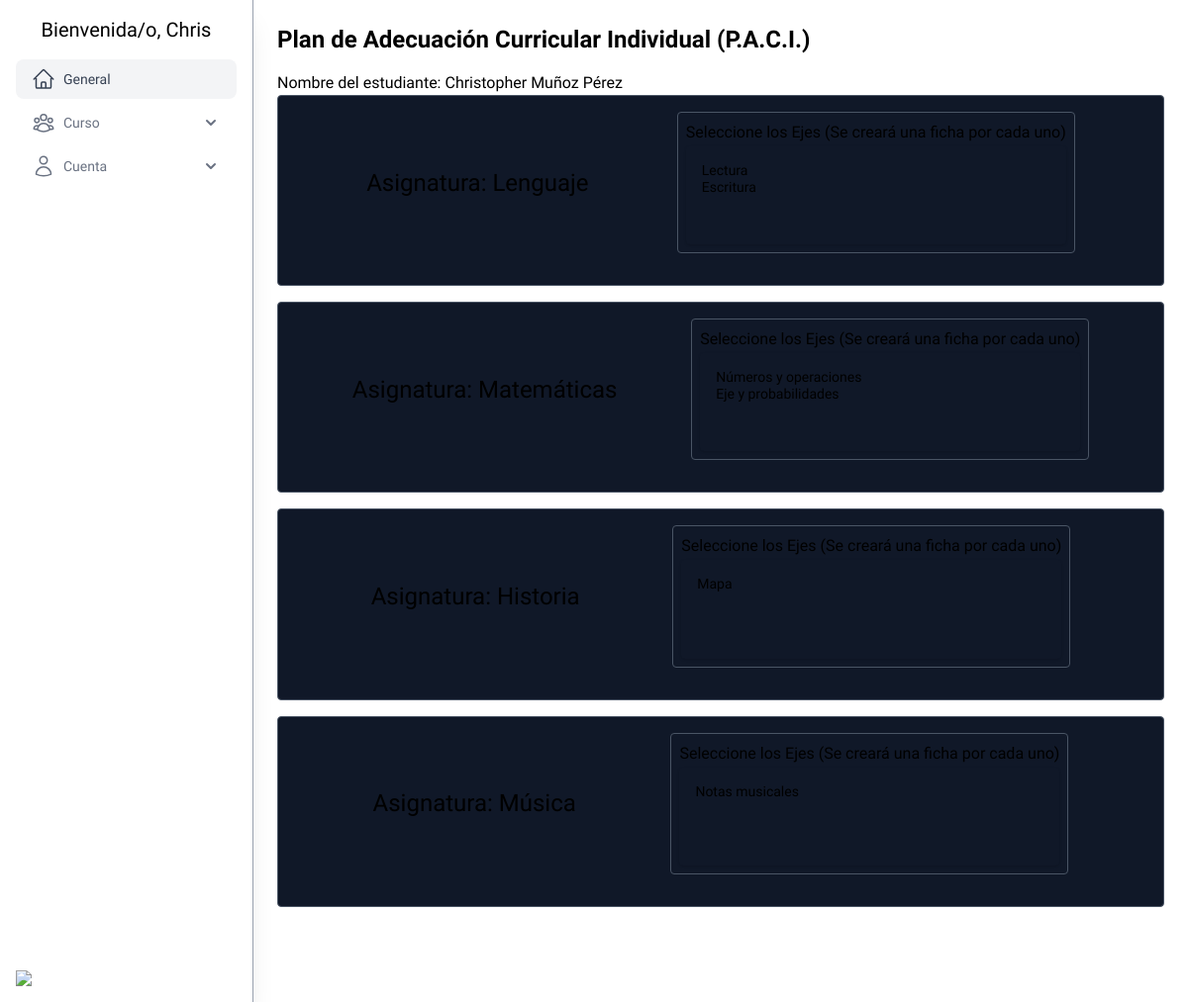
/paci/1 (signed in), run on the app's committed database.
### accounts/models.py (models this page shows, shortened)
class User(AbstractUser):
    class Roles(models.TextChoices):
        ADMIN = 'ADMIN', 'Administrador'
        DIRECTOR = 'DIRECTOR', 'Director'
        COORDINATOR = 'COORDINADOR', 'Coordinador'
        TEACHER = 'TEACHER', 'Docente'
        PROFESSIONAL = 'PROFESSIONAL', 'Profesional'
    role = models.CharField(max_length=20, choices=Roles.choices, default=Roles.TEACHER)
    profesion = models.CharField(max_length=150, blank=True)
    phone = models.IntegerField(blank=True, null=True)
    address = models.CharField(max_length=255, blank=True)
    birth_date = models.DateField(null=True, blank=True)
    nro_registro = models.CharField(max_length=20, null=True)

### core/models.py (models this page shows, shortened)
class DateTime(models.Model):
    created_at = models.DateTimeField(auto_now_add=True)
    updated_at = models.DateTimeField(auto_now=True)
    class Meta:
        abstract = True

class Estudiante(DateTime):
    first_name = models.CharField(max_length=150)
    last_name = models.CharField(max_length=150)
    rut = models.SmallIntegerField(unique=True)
    birth_date = models.DateField()
    bapDiag = models.CharField(max_length=40)
    address = models.CharField(max_length=40)
    commune = models.CharField(max_length=40)
    etnia = models.CharField(max_length=40, null=True, blank=True)
    parents = models.ManyToManyField(Apoderado, related_name="students", blank=True)
    curso = models.ForeignKey(
        Curso, on_delete=models.CASCADE, related_name="students", null=True, blank=True
    )
    nivel = models.CharField(max_length=10, choices=Nivel.choices, default=Nivel.BASIC)

class Asignatura(models.Model):
    nombre = models.CharField(max_length=100)

### paciApp/views.py (the view)
# urls.py: path('', index, name='index'),
@login_required
def index(request, id):
    estudiante = get_object_or_404(Estudiante, pk=id)
    asignaturas = Asignatura.objects.prefetch_related('ejes').all()
    asignaturas_data = []
    for asignatura in asignaturas:
        ejes_list = list(asignatura.ejes.all().values('id', 'nombre'))
        asignaturas_data.append({
            'id': asignatura.id,
            'nombre': asignatura.nombre,
            'ejes': ejes_list
        })
    context = {
        'estudiante': estudiante,
        'asignaturas_json': json.dumps(asignaturas_data),
        'asignaturas': asignaturas,
        'objetivos': Objetivos.objects.all(),
        'estrategias': Estrategias.objects.all()
    }
    return render(request, 'paci.html', context)

### core/a.py (called while the page is built)
def estudiantes_global(request):
    student = Estudiante.objects.all()
    users = User.objects.filter(role="TEACHER")
    return {
        'estudiantes': student,
        'users': users
    }

### paciApp/templates/paci.html (shortened to what this page needs)
{% extends 'base.html'%}
{% block content %}
<h1 class="text-2xl font-bold mb-4">Plan de Adecuación Curricular Individual (P.A.C.I.)</h1>
<p>Nombre del estudiante: {{ estudiante.first_name }} {{ estudiante.last_name }}</p>
<form action="{% url 'paciApp:create_paci' estudiante.id %}" method="post">
    {% for asignatura in asignaturas %}
<div class="border border-gray-600 rounded p-4 mb-4 bg-gray-900">
    <section class="flex justify-evenly gap-4">
        <div class="flex flex-col justify-center mb-4">
            <label class="text-2xl">Asignatura: {{asignatura.nombre}}</label>
        </div>
        <div class="flex flex-col p-2 mb-4 border border-gray-600 rounded">
            <label for="eje_{{asignatura.id}}">Seleccione los Ejes (Se creará una ficha por cada uno)</label>
            <select
                class="p-4 mt-0.5 w-full rounded border-gray-300 shadow-sm sm:text-sm dark:border-gray-600 dark:bg-gray-900 dark:text-white"
                name="ejes_seleccionados_{{asignatura.id}}" id="select_eje_{{asignatura.id}}" multiple>
                {% for eje in asignatura.ejes.all %}
                <option value="{{eje.id}}" data-nombre="{{eje.nombre}}">{{eje.nombre}}</option>
                {% endfor %}
            </select>
        </div>
    </section>
</div>
{% empty %}
<p>No hay asignaturas disponibles</p>
{% endfor %}
<section class="flex flex-col mt-4">
        <div class="flex items-center justify-between mb-4">
            <button type="submit" class="flex gap-4 rounded-lg px-4 py-2 text-sm font-medium text-white
        hover:bg-gray-800 hover:text-gray-600
        dark:text-white dark:bg-gray-600 dark:hover:bg-gray-700 dark:hover:text-white">
            </button>
        </div>
    </section>
</form>
{% endblock %}

### templates/base.html (shortened to what this page needs)
<!DOCTYPE html>
<html lang="en">
<head>
  <script src="https://cdn.jsdelivr.net/npm/@tailwindcss/browser@4"></script>
</head>
<body class="min-h-screen dark:bg-gray-800 dark:text-gray-100">
  <div class="flex min-h-screen">
    <aside class="flex flex-col w-64 dark:bg-gray-900 p-4 justify-between shadow-xl border-r border-gray-400 dark:border-gray-600">
      <ul class="space-y-1">
        <p class="text-xl text-center mb-4">Bienvenida/o, {{user.username}}</p>
        <li>
          <a href="{% url 'coreApp:index' %}"
            class="flex items-center gap-2 rounded-lg bg-gray-100 px-4 py-2 text-gray-700 dark:bg-gray-800 dark:hover:bg-teal-900 dark:text-gray-200">
            <span class="text-sm font-medium"> General </span>
          </a>
        </li>
        <li>
          <details class="group [&amp;_summary::-webkit-details-marker]:hidden">
            <summary
              class="group flex items-center justify-between rounded-lg px-4 py-2 text-gray-500 hover:bg-gray-100 hover:text-gray-700 dark:text-gray-400 dark:hover:bg-gray-800 dark:hover:text-gray-200">
              <div class="flex items-center gap-2">
                <span class="text-sm font-medium"> Curso </span>
              </div>
              <span class="shrink-0 transition duration-300 group-open:-rotate-180">
                <svg xmlns="http://www.w3.org/2000/svg" class="size-5" viewBox="0 0 20 20" fill="currentColor">
                  <path fill-rule="evenodd"
                    d="M5.293 7.293a1 1 0 011.414 0L10 10.586l3.293-3.293a1 1 0 111.414 1.414l-4 4a1 1 0 01-1.414 0l-4-4a1 1 0 010-1.414z"
                    clip-rule="evenodd"></path>
                </svg>
              </span>
            </summary>
          </details>
        </li>
        <li>
          <details class="group [&amp;_summary::-webkit-details-marker]:hidden">
            <summary
              class="group flex items-center justify-between rounded-lg px-4 py-2 text-gray-500 hover:bg-gray-100 hover:text-gray-700 dark:text-gray-400 dark:hover:bg-gray-800 dark:hover:text-gray-200">
              <div class="flex items-center gap-2">
                <span class="text-sm font-medium"> Cuenta </span>
              </div>
              <span class="shrink-0 transition duration-300 group-open:-rotate-180">
                <svg xmlns="http://www.w3.org/2000/svg" class="size-5" viewBox="0 0 20 20" fill="currentColor">
                  <path fill-rule="evenodd"
                    d="M5.293 7.293a1 1 0 011.414 0L10 10.586l3.293-3.293a1 1 0 111.414 1.414l-4 4a1 1 0 01-1.414 0l-4-4a1 1 0 010-1.414z"
                    clip-rule="evenodd"></path>
                </svg>
              </span>
            </summary>
          </details>
        </li>
      </ul>
      <img class="w-16" src="https://images.builderservices.io/s/cdn/v1.0/i/m?url=https%3A%2F%2Fstorage.googleapis.com%2Fproduction-hostgator-chile-v1-0-3%2F573%2F1237573%2FEeoJHNah%2Fd473ee41415e43fc99acf1131253fde3&methods=resize%2C60%2C5000"/>
    </aside>
    <main class="flex-1 flex flex-col p-6">
      {% block content %}{% endblock %}
    </main>
  </div>
</body>
</html>

### templates/base.html (style rules this page uses)
body { font-family: 'Red Hat Display', sans-serif; }

### data on the page
User: username "Chris"
Estudiante: first_name "Christopher", last_name "Muñoz Pérez"
Asignatura: nombre "Lenguaje", id "Lectura / Escritura"
Asignatura: nombre "Matemáticas", id "Números y operaciones / Eje y probabilidades"
Asignatura: nombre "Historia", id "Mapa"
Asignatura: nombre "Música", id "Notas musicales"
